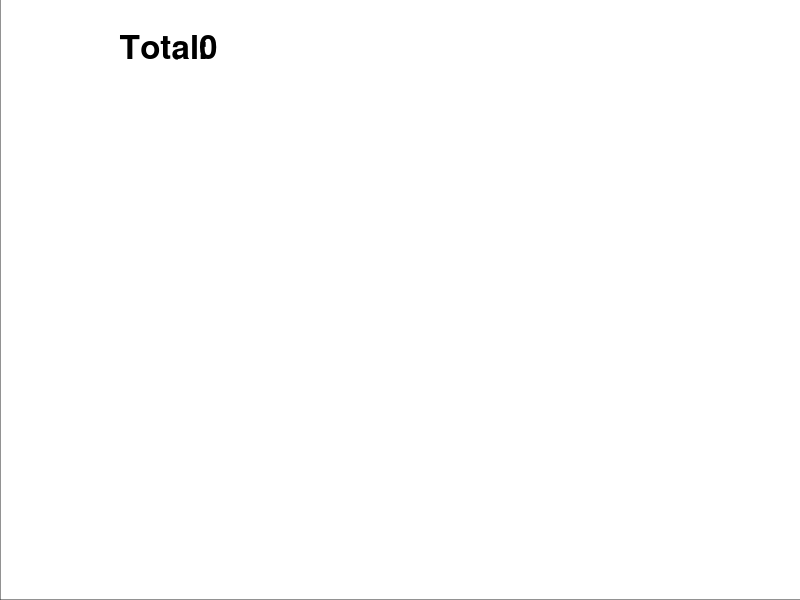

MATLAB code for this plot:
function AA_count_lines_of_source_code

main_src_path = '/Users/Beren017/Documents/GitHub/UFEMISM2.0/src';

henk = dir( main_src_path);

n_tot = 0;

R.n     = [];
R.names = {};

for i = 1: length( henk)
  if henk( i).isdir
    if strcmpi( henk( i).name,'.') || strcmpi( henk( i).name,'..'); continue; end
    f90_files = find_all_f90_files( [main_src_path '/' henk( i).name]);
    if ~isempty( f90_files)
      n = count_lines( f90_files);
      n_tot = n_tot + n;
      R.n( end+1,1) = n;
      R.names{ end+1} = henk( i).name;
    end
  end
end

disp(['UFEMISM v2.0 in total contains ' num2str( n_tot) ' lines of code'])

%% plot

% Sort by number of lines
[~,ind] = sortrows( R.n);

wa = 800;
ha = 600;

H.Fig = figure('position',[200,200,wa,ha],'color','w');
H.Ax = axes('parent',H.Fig,'position',[0,0,1,1],'xtick',[],'ytick',[],'xlim',[0,1],'ylim',[-0.1,1.2]);

text( 0.15,1.1, 'Total:'       ,'fontsize',24,'fontweight','bold')
text( 0.25,1.1, num2str( n_tot),'fontsize',24,'fontweight','bold')

% draw patches
n_rel_sum = 0;
colors = lines( length( R.n));
for i = 1: length( R.n)
  
  ii = ind( i);
  
  n_rel = R.n( ii) / n_tot;
  
  % Patch
  xmin = 0.05;
  xmax = 0.15;
  ymin = n_rel_sum;
  ymax = n_rel_sum + n_rel;
  n_rel_sum = n_rel_sum + n_rel;
  
  patch('xdata',[xmin,xmax,xmax,xmin],'ydata',[ymin,ymin,ymax,ymax],'facecolor',colors( i,:));
  
  % Text
  x = 0.24;
  y = (i-1)/(length( R.n)-1);
  line( 'xdata',[xmax+0.01,x],'ydata',[(ymin+ymax)/2,y],'color',colors( i,:),'linewidth',2)
  
  x = 0.25;
  str = num2str( R.n( ii));
  text( x,y,str,'fontsize',24,'color',colors( i,:));
  
  x = 0.35;
  f = round( 1000 * R.n( ii) / n_tot) / 10;
  str = ['(' num2str( f) '%)'];
  text( x,y,str,'fontsize',24,'color',colors( i,:));
  
  x = 0.50;
  str = strrep( R.names{ ii},'_','\_');
  text( x,y,str,'fontsize',24,'color',colors( i,:));
  
end

function f90_files = find_all_f90_files( jan)

f90_files = {};

piet = dir( jan);

for p = 1: length( piet)
  if strcmpi( piet( p).name,'.') || strcmpi( piet( p).name,'..')
    continue
  end
  
  if contains( piet( p).name,'.f90') || contains( piet( p).name,'.F90')
    f90_files{ end+1} = [jan '/' piet( p).name];
  end
end

end
function n = count_lines( f90_files)
n = 0;
for fi = 1: length( f90_files)
  fid = fopen( f90_files{ fi});
  temp = textscan( fid,'%s','delimiter','\n');
  fclose( fid);
  n = n + length( temp{1});
end
end

end